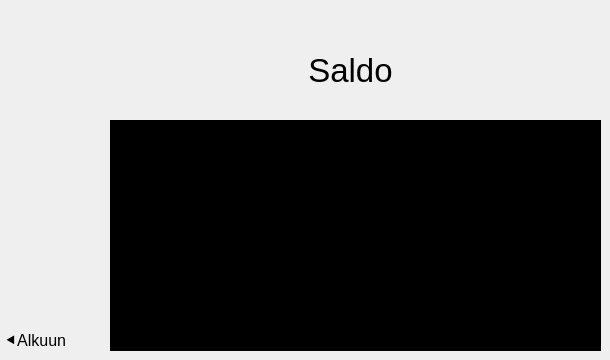
    <widget class="QWidget" name="stackBalance">
     <widget class="QLabel" name="labelBalanceTitle">
      <property name="geometry">
       <rect>
        <x>200</x>
        <y>40</y>
        <width>301</width>
        <height>61</height>
       </rect>
      </property>
      <property name="palette">
       <palette>
        <active>
         <colorrole role="WindowText">
          <brush brushstyle="SolidPattern">
           <color alpha="255">
            <red>0</red>
            <green>0</green>
            <blue>0</blue>
           </color>
          </brush>
         </colorrole>
         <colorrole role="Button">
          <brush brushstyle="SolidPattern">
           <color alpha="255">
            <red>195</red>
            <green>213</green>
            <blue>232</blue>
           </color>
          </brush>
         </colorrole>
         <colorrole role="Light">
          <brush brushstyle="SolidPattern">
           <color alpha="255">
            <red>0</red>
            <green>0</green>
            <blue>0</blue>
           </color>
          </brush>
         </colorrole>
         <colorrole role="Midlight">
          <brush brushstyle="SolidPattern">
           <color alpha="255">
            <red>0</red>
            <green>0</green>
            <blue>0</blue>
           </color>
          </brush>
         </colorrole>
         <colorrole role="Dark">
          <brush brushstyle="SolidPattern">
           <color alpha="255">
            <red>0</red>
            <green>0</green>
            <blue>0</blue>
           </color>
          </brush>
         </colorrole>
         <colorrole role="Mid">
          <brush brushstyle="SolidPattern">
           <color alpha="255">
            <red>0</red>
            <green>0</green>
            <blue>0</blue>
           </color>
          </brush>
         </colorrole>
         <colorrole role="Text">
          <brush brushstyle="SolidPattern">
           <color alpha="255">
            <red>255</red>
            <green>255</green>
            <blue>255</blue>
           </color>
          </brush>
         </colorrole>
         <colorrole role="BrightText">
          <brush brushstyle="SolidPattern">
           <color alpha="255">
            <red>255</red>
            <green>255</green>
            <blue>255</blue>
           </color>
          </brush>
         </colorrole>
         <colorrole role="ButtonText">
          <brush brushstyle="SolidPattern">
           <color alpha="255">
            <red>255</red>
            <green>255</green>
            <blue>255</blue>
           </color>
          </brush>
         </colorrole>
         <colorrole role="Base">
          <brush brushstyle="SolidPattern">
           <color alpha="255">
            <red>195</red>
            <green>213</green>
            <blue>232</blue>
           </color>
          </brush>
         </colorrole>
         <colorrole role="Window">
          <brush brushstyle="SolidPattern">
           <color alpha="255">
            <red>195</red>
            <green>213</green>
            <blue>232</blue>
           </color>
          </brush>
         </colorrole>
         <colorrole role="Shadow">
          <brush brushstyle="SolidPattern">
           <color alpha="255">
            <red>0</red>
            <green>0</green>
            <blue>0</blue>
           </color>
          </brush>
         </colorrole>
         <colorrole role="AlternateBase">
          <brush brushstyle="SolidPattern">
           <color alpha="255">
            <red>0</red>
            <green>0</green>
            <blue>0</blue>
           </color>
          </brush>
         </colorrole>
         <colorrole role="ToolTipBase">
          <brush brushstyle="SolidPattern">
           <color alpha="255">
            <red>255</red>
            <green>255</green>
            <blue>220</blue>
           </color>
          </brush>
         </colorrole>
         <colorrole role="ToolTipText">
          <brush brushstyle="SolidPattern">
           <color alpha="255">
            <red>0</red>
            <green>0</green>
            <blue>0</blue>
           </color>
          </brush>
         </colorrole>
         <colorrole role="PlaceholderText">
          <brush brushstyle="SolidPattern">
           <color alpha="127">
            <red>255</red>
            <green>255</green>
            <blue>255</blue>
           </color>
          </brush>
         </colorrole>
         <colorrole role="Accent">
          <brush brushstyle="SolidPattern">
           <color alpha="255">
            <red>0</red>
            <green>0</green>
            <blue>0</blue>
           </color>
          </brush>
         </colorrole>
        </active>
        <inactive>
         <colorrole role="WindowText">
          <brush brushstyle="SolidPattern">
           <color alpha="255">
            <red>0</red>
            <green>0</green>
            <blue>0</blue>
           </color>
          </brush>
         </colorrole>
         <colorrole role="Button">
          <brush brushstyle="SolidPattern">
           <color alpha="255">
            <red>195</red>
            <green>213</green>
            <blue>232</blue>
           </color>
          </brush>
         </colorrole>
         <colorrole role="Light">
          <brush brushstyle="SolidPattern">
           <color alpha="255">
            <red>0</red>
            <green>0</green>
            <blue>0</blue>
           </color>
          </brush>
         </colorrole>
         <colorrole role="Midlight">
          <brush brushstyle="SolidPattern">
           <color alpha="255">
            <red>0</red>
            <green>0</green>
            <blue>0</blue>
           </color>
          </brush>
         </colorrole>
         <colorrole role="Dark">
          <brush brushstyle="SolidPattern">
           <color alpha="255">
            <red>0</red>
            <green>0</green>
            <blue>0</blue>
           </color>
          </brush>
         </colorrole>
         <colorrole role="Mid">
          <brush brushstyle="SolidPattern">
           <color alpha="255">
            <red>0</red>
            <green>0</green>
            <blue>0</blue>
           </color>
          </brush>
         </colorrole>
         <colorrole role="Text">
          <brush brushstyle="SolidPattern">
           <color alpha="255">
            <red>255</red>
            <green>255</green>
            <blue>255</blue>
           </color>
          </brush>
         </colorrole>
         <colorrole role="BrightText">
          <brush brushstyle="SolidPattern">
           <color alpha="255">
            <red>255</red>
            <green>255</green>
            <blue>255</blue>
           </color>
          </brush>
         </colorrole>
         <colorrole role="ButtonText">
          <brush brushstyle="SolidPattern">
           <color alpha="255">
            <red>255</red>
            <green>255</green>
            <blue>255</blue>
           </color>
          </brush>
         </colorrole>
         <colorrole role="Base">
          <brush brushstyle="SolidPattern">
           <color alpha="255">
            <red>195</red>
            <green>213</green>
            <blue>232</blue>
           </color>
          </brush>
         </colorrole>
         <colorrole role="Window">
          <brush brushstyle="SolidPattern">
           <color alpha="255">
            <red>195</red>
            <green>213</green>
            <blue>232</blue>
           </color>
          </brush>
         </colorrole>
         <colorrole role="Shadow">
          <brush brushstyle="SolidPattern">
           <color alpha="255">
            <red>0</red>
            <green>0</green>
            <blue>0</blue>
           </color>
          </brush>
         </colorrole>
         <colorrole role="AlternateBase">
          <brush brushstyle="SolidPattern">
           <color alpha="255">
            <red>0</red>
            <green>0</green>
            <blue>0</blue>
           </color>
          </brush>
         </colorrole>
         <colorrole role="ToolTipBase">
          <brush brushstyle="SolidPattern">
           <color alpha="255">
            <red>255</red>
            <green>255</green>
            <blue>220</blue>
           </color>
          </brush>
         </colorrole>
         <colorrole role="ToolTipText">
          <brush brushstyle="SolidPattern">
           <color alpha="255">
            <red>0</red>
            <green>0</green>
            <blue>0</blue>
           </color>
          </brush>
         </colorrole>
         <colorrole role="PlaceholderText">
          <brush brushstyle="SolidPattern">
           <color alpha="127">
            <red>255</red>
            <green>255</green>
            <blue>255</blue>
           </color>
          </brush>
         </colorrole>
         <colorrole role="Accent">
          <brush brushstyle="SolidPattern">
           <color alpha="255">
            <red>0</red>
            <green>0</green>
            <blue>0</blue>
           </color>
          </brush>
         </colorrole>
        </inactive>
        <disabled>
         <colorrole role="WindowText">
          <brush brushstyle="SolidPattern">
           <color alpha="255">
            <red>0</red>
            <green>0</green>
            <blue>0</blue>
           </color>
          </brush>
         </colorrole>
         <colorrole role="Button">
          <brush brushstyle="SolidPattern">
           <color alpha="255">
            <red>195</red>
            <green>213</green>
            <blue>232</blue>
           </color>
          </brush>
         </colorrole>
         <colorrole role="Light">
          <brush brushstyle="SolidPattern">
           <color alpha="255">
            <red>0</red>
            <green>0</green>
            <blue>0</blue>
           </color>
          </brush>
         </colorrole>
         <colorrole role="Midlight">
          <brush brushstyle="SolidPattern">
           <color alpha="255">
            <red>0</red>
            <green>0</green>
            <blue>0</blue>
           </color>
          </brush>
         </colorrole>
         <colorrole role="Dark">
          <brush brushstyle="SolidPattern">
           <color alpha="255">
            <red>0</red>
            <green>0</green>
            <blue>0</blue>
           </color>
          </brush>
         </colorrole>
         <colorrole role="Mid">
          <brush brushstyle="SolidPattern">
           <color alpha="255">
            <red>0</red>
            <green>0</green>
            <blue>0</blue>
           </color>
          </brush>
         </colorrole>
         <colorrole role="Text">
          <brush brushstyle="SolidPattern">
           <color alpha="255">
            <red>0</red>
            <green>0</green>
            <blue>0</blue>
           </color>
          </brush>
         </colorrole>
         <colorrole role="BrightText">
          <brush brushstyle="SolidPattern">
           <color alpha="255">
            <red>255</red>
            <green>255</green>
            <blue>255</blue>
           </color>
          </brush>
         </colorrole>
         <colorrole role="ButtonText">
          <brush brushstyle="SolidPattern">
           <color alpha="255">
            <red>0</red>
            <green>0</green>
            <blue>0</blue>
           </color>
          </brush>
         </colorrole>
         <colorrole role="Base">
          <brush brushstyle="SolidPattern">
           <color alpha="255">
            <red>195</red>
            <green>213</green>
            <blue>232</blue>
           </color>
          </brush>
         </colorrole>
         <colorrole role="Window">
          <brush brushstyle="SolidPattern">
           <color alpha="255">
            <red>195</red>
            <green>213</green>
            <blue>232</blue>
           </color>
          </brush>
         </colorrole>
         <colorrole role="Shadow">
          <brush brushstyle="SolidPattern">
           <color alpha="255">
            <red>0</red>
            <green>0</green>
            <blue>0</blue>
           </color>
          </brush>
         </colorrole>
         <colorrole role="AlternateBase">
          <brush brushstyle="SolidPattern">
           <color alpha="255">
            <red>0</red>
            <green>0</green>
            <blue>0</blue>
           </color>
          </brush>
         </colorrole>
         <colorrole role="ToolTipBase">
          <brush brushstyle="SolidPattern">
           <color alpha="255">
            <red>255</red>
            <green>255</green>
            <blue>220</blue>
           </color>
          </brush>
         </colorrole>
         <colorrole role="ToolTipText">
          <brush brushstyle="SolidPattern">
           <color alpha="255">
            <red>0</red>
            <green>0</green>
            <blue>0</blue>
           </color>
          </brush>
         </colorrole>
         <colorrole role="PlaceholderText">
          <brush brushstyle="SolidPattern">
           <color alpha="127">
            <red>0</red>
            <green>0</green>
            <blue>0</blue>
           </color>
          </brush>
         </colorrole>
         <colorrole role="Accent">
          <brush brushstyle="SolidPattern">
           <color alpha="255">
            <red>0</red>
            <green>0</green>
            <blue>0</blue>
           </color>
          </brush>
         </colorrole>
        </disabled>
       </palette>
      </property>
      <property name="font">
       <font>
        <pointsize>25</pointsize>
       </font>
      </property>
      <property name="text">
       <string>Saldo</string>
      </property>
      <property name="alignment">
       <set>Qt::AlignCenter</set>
      </property>
     </widget>
     <widget class="QLabel" name="labelBalance">
      <property name="geometry">
       <rect>
        <x>110</x>
        <y>120</y>
        <width>491</width>
        <height>231</height>
       </rect>
      </property>
      <property name="font">
       <font>
        <pointsize>20</pointsize>
       </font>
      </property>
      <property name="layoutDirection">
       <enum>Qt::LeftToRight</enum>
      </property>
      <property name="styleSheet">
       <string notr="true">background-color:rgb(0, 0, 0)</string>
      </property>
      <property name="text">
       <string/>
      </property>
      <property name="alignment">
       <set>Qt::AlignCenter</set>
      </property>
     </widget>
     <widget class="QLabel" name="label_11">
      <property name="enabled">
       <bool>true</bool>
      </property>
      <property name="geometry">
       <rect>
        <x>0</x>
        <y>330</y>
        <width>99</width>
        <height>21</height>
       </rect>
      </property>
      <property name="palette">
       <palette>
        <active>
         <colorrole role="WindowText">
          <brush brushstyle="SolidPattern">
           <color alpha="255">
            <red>0</red>
            <green>0</green>
            <blue>0</blue>
           </color>
          </brush>
         </colorrole>
         <colorrole role="Button">
          <brush brushstyle="SolidPattern">
           <color alpha="255">
            <red>195</red>
            <green>213</green>
            <blue>232</blue>
           </color>
          </brush>
         </colorrole>
         <colorrole role="Light">
          <brush brushstyle="SolidPattern">
           <color alpha="255">
            <red>0</red>
            <green>0</green>
            <blue>0</blue>
           </color>
          </brush>
         </colorrole>
         <colorrole role="Midlight">
          <brush brushstyle="SolidPattern">
           <color alpha="255">
            <red>0</red>
            <green>0</green>
            <blue>0</blue>
           </color>
          </brush>
         </colorrole>
         <colorrole role="Dark">
          <brush brushstyle="SolidPattern">
           <color alpha="255">
            <red>0</red>
            <green>0</green>
            <blue>0</blue>
           </color>
          </brush>
         </colorrole>
         <colorrole role="Mid">
          <brush brushstyle="SolidPattern">
           <color alpha="255">
            <red>0</red>
            <green>0</green>
            <blue>0</blue>
           </color>
          </brush>
         </colorrole>
         <colorrole role="Text">
          <brush brushstyle="SolidPattern">
           <color alpha="255">
            <red>255</red>
            <green>255</green>
            <blue>255</blue>
           </color>
          </brush>
         </colorrole>
         <colorrole role="BrightText">
          <brush brushstyle="SolidPattern">
           <color alpha="255">
            <red>255</red>
            <green>255</green>
            <blue>255</blue>
           </color>
          </brush>
         </colorrole>
         <colorrole role="ButtonText">
          <brush brushstyle="SolidPattern">
           <color alpha="255">
            <red>255</red>
            <green>255</green>
            <blue>255</blue>
           </color>
          </brush>
         </colorrole>
         <colorrole role="Base">
          <brush brushstyle="SolidPattern">
           <color alpha="255">
            <red>195</red>
            <green>213</green>
            <blue>232</blue>
           </color>
          </brush>
         </colorrole>
         <colorrole role="Window">
          <brush brushstyle="SolidPattern">
           <color alpha="255">
            <red>195</red>
            <green>213</green>
            <blue>232</blue>
           </color>
          </brush>
         </colorrole>
         <colorrole role="Shadow">
          <brush brushstyle="SolidPattern">
           <color alpha="255">
            <red>0</red>
            <green>0</green>
            <blue>0</blue>
           </color>
          </brush>
         </colorrole>
         <colorrole role="AlternateBase">
          <brush brushstyle="SolidPattern">
           <color alpha="255">
            <red>0</red>
            <green>0</green>
            <blue>0</blue>
           </color>
          </brush>
         </colorrole>
         <colorrole role="ToolTipBase">
          <brush brushstyle="SolidPattern">
           <color alpha="255">
            <red>255</red>
            <green>255</green>
            <blue>220</blue>
           </color>
          </brush>
         </colorrole>
         <colorrole role="ToolTipText">
          <brush brushstyle="SolidPattern">
           <color alpha="255">
            <red>0</red>
            <green>0</green>
            <blue>0</blue>
           </color>
          </brush>
         </colorrole>
         <colorrole role="PlaceholderText">
          <brush brushstyle="SolidPattern">
           <color alpha="127">
            <red>255</red>
            <green>255</green>
            <blue>255</blue>
           </color>
          </brush>
         </colorrole>
         <colorrole role="Accent">
          <brush brushstyle="SolidPattern">
           <color alpha="255">
            <red>0</red>
            <green>0</green>
            <blue>0</blue>
           </color>
          </brush>
         </colorrole>
        </active>
        <inactive>
         <colorrole role="WindowText">
          <brush brushstyle="SolidPattern">
           <color alpha="255">
            <red>0</red>
            <green>0</green>
            <blue>0</blue>
           </color>
          </brush>
         </colorrole>
         <colorrole role="Button">
          <brush brushstyle="SolidPattern">
           <color alpha="255">
            <red>195</red>
            <green>213</green>
            <blue>232</blue>
           </color>
          </brush>
         </colorrole>
         <colorrole role="Light">
          <brush brushstyle="SolidPattern">
           <color alpha="255">
            <red>0</red>
            <green>0</green>
            <blue>0</blue>
           </color>
          </brush>
         </colorrole>
         <colorrole role="Midlight">
          <brush brushstyle="SolidPattern">
           <color alpha="255">
            <red>0</red>
            <green>0</green>
            <blue>0</blue>
           </color>
          </brush>
         </colorrole>
         <colorrole role="Dark">
          <brush brushstyle="SolidPattern">
           <color alpha="255">
            <red>0</red>
            <green>0</green>
            <blue>0</blue>
           </color>
          </brush>
         </colorrole>
         <colorrole role="Mid">
          <brush brushstyle="SolidPattern">
           <color alpha="255">
            <red>0</red>
            <green>0</green>
            <blue>0</blue>
           </color>
          </brush>
         </colorrole>
         <colorrole role="Text">
          <brush brushstyle="SolidPattern">
           <color alpha="255">
            <red>255</red>
            <green>255</green>
            <blue>255</blue>
           </color>
          </brush>
         </colorrole>
         <colorrole role="BrightText">
          <brush brushstyle="SolidPattern">
           <color alpha="255">
            <red>255</red>
            <green>255</green>
            <blue>255</blue>
           </color>
          </brush>
         </colorrole>
         <colorrole role="ButtonText">
          <brush brushstyle="SolidPattern">
           <color alpha="255">
            <red>255</red>
            <green>255</green>
            <blue>255</blue>
           </color>
          </brush>
         </colorrole>
         <colorrole role="Base">
          <brush brushstyle="SolidPattern">
           <color alpha="255">
            <red>195</red>
            <green>213</green>
            <blue>232</blue>
           </color>
          </brush>
         </colorrole>
         <colorrole role="Window">
          <brush brushstyle="SolidPattern">
           <color alpha="255">
            <red>195</red>
            <green>213</green>
            <blue>232</blue>
           </color>
          </brush>
         </colorrole>
         <colorrole role="Shadow">
          <brush brushstyle="SolidPattern">
           <color alpha="255">
            <red>0</red>
            <green>0</green>
            <blue>0</blue>
           </color>
          </brush>
         </colorrole>
         <colorrole role="AlternateBase">
          <brush brushstyle="SolidPattern">
           <color alpha="255">
            <red>0</red>
            <green>0</green>
            <blue>0</blue>
           </color>
          </brush>
         </colorrole>
         <colorrole role="ToolTipBase">
          <brush brushstyle="SolidPattern">
           <color alpha="255">
            <red>255</red>
            <green>255</green>
            <blue>220</blue>
           </color>
          </brush>
         </colorrole>
         <colorrole role="ToolTipText">
          <brush brushstyle="SolidPattern">
           <color alpha="255">
            <red>0</red>
            <green>0</green>
            <blue>0</blue>
           </color>
          </brush>
         </colorrole>
         <colorrole role="PlaceholderText">
          <brush brushstyle="SolidPattern">
           <color alpha="127">
            <red>255</red>
            <green>255</green>
            <blue>255</blue>
           </color>
          </brush>
         </colorrole>
         <colorrole role="Accent">
          <brush brushstyle="SolidPattern">
           <color alpha="255">
            <red>0</red>
            <green>0</green>
            <blue>0</blue>
           </color>
          </brush>
         </colorrole>
        </inactive>
        <disabled>
         <colorrole role="WindowText">
          <brush brushstyle="SolidPattern">
           <color alpha="255">
            <red>0</red>
            <green>0</green>
            <blue>0</blue>
           </color>
          </brush>
         </colorrole>
         <colorrole role="Button">
          <brush brushstyle="SolidPattern">
           <color alpha="255">
            <red>195</red>
            <green>213</green>
            <blue>232</blue>
           </color>
          </brush>
         </colorrole>
         <colorrole role="Light">
          <brush brushstyle="SolidPattern">
           <color alpha="255">
            <red>0</red>
            <green>0</green>
            <blue>0</blue>
           </color>
          </brush>
         </colorrole>
         <colorrole role="Midlight">
          <brush brushstyle="SolidPattern">
           <color alpha="255">
            <red>0</red>
            <green>0</green>
            <blue>0</blue>
           </color>
          </brush>
         </colorrole>
         <colorrole role="Dark">
          <brush brushstyle="SolidPattern">
           <color alpha="255">
            <red>0</red>
            <green>0</green>
            <blue>0</blue>
           </color>
          </brush>
         </colorrole>
         <colorrole role="Mid">
          <brush brushstyle="SolidPattern">
           <color alpha="255">
            <red>0</red>
            <green>0</green>
            <blue>0</blue>
           </color>
          </brush>
         </colorrole>
         <colorrole role="Text">
          <brush brushstyle="SolidPattern">
           <color alpha="255">
            <red>0</red>
            <green>0</green>
            <blue>0</blue>
           </color>
          </brush>
         </colorrole>
         <colorrole role="BrightText">
          <brush brushstyle="SolidPattern">
           <color alpha="255">
            <red>255</red>
            <green>255</green>
            <blue>255</blue>
           </color>
          </brush>
         </colorrole>
         <colorrole role="ButtonText">
          <brush brushstyle="SolidPattern">
           <color alpha="255">
            <red>0</red>
            <green>0</green>
            <blue>0</blue>
           </color>
          </brush>
         </colorrole>
         <colorrole role="Base">
          <brush brushstyle="SolidPattern">
           <color alpha="255">
            <red>195</red>
            <green>213</green>
            <blue>232</blue>
           </color>
          </brush>
         </colorrole>
         <colorrole role="Window">
          <brush brushstyle="SolidPattern">
           <color alpha="255">
            <red>195</red>
            <green>213</green>
            <blue>232</blue>
           </color>
          </brush>
         </colorrole>
         <colorrole role="Shadow">
          <brush brushstyle="SolidPattern">
           <color alpha="255">
            <red>0</red>
            <green>0</green>
            <blue>0</blue>
           </color>
          </brush>
         </colorrole>
         <colorrole role="AlternateBase">
          <brush brushstyle="SolidPattern">
           <color alpha="255">
            <red>0</red>
            <green>0</green>
            <blue>0</blue>
           </color>
          </brush>
         </colorrole>
         <colorrole role="ToolTipBase">
          <brush brushstyle="SolidPattern">
           <color alpha="255">
            <red>255</red>
            <green>255</green>
            <blue>220</blue>
           </color>
          </brush>
         </colorrole>
         <colorrole role="ToolTipText">
          <brush brushstyle="SolidPattern">
           <color alpha="255">
            <red>0</red>
            <green>0</green>
            <blue>0</blue>
           </color>
          </brush>
         </colorrole>
         <colorrole role="PlaceholderText">
          <brush brushstyle="SolidPattern">
           <color alpha="127">
            <red>0</red>
            <green>0</green>
            <blue>0</blue>
           </color>
          </brush>
         </colorrole>
         <colorrole role="Accent">
          <brush brushstyle="SolidPattern">
           <color alpha="255">
            <red>0</red>
            <green>0</green>
            <blue>0</blue>
           </color>
          </brush>
         </colorrole>
        </disabled>
       </palette>
      </property>
      <property name="font">
       <font>
        <pointsize>12</pointsize>
       </font>
      </property>
      <property name="text">
       <string> ⯇Alkuun</string>
      </property>
      <property name="alignment">
       <set>Qt::AlignLeading|Qt::AlignLeft|Qt::AlignVCenter</set>
      </property>
     </widget>
    </widget>
